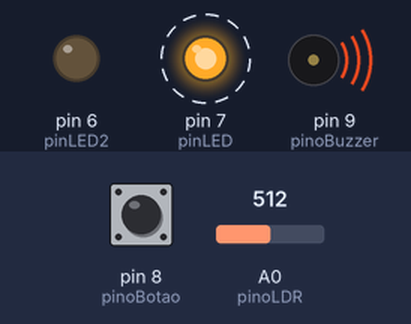
Simulated run of this sketch. Board: Arduino Uno, built with avr-gcc and run on an emulated ATmega328P. On the bench: output pins drawn as LEDs (lit = HIGH), buzzer (waves = sounding). Dashed ring = blinking. The inputs (shaded band) are chosen by the test bench; at power-on: A0 (pinoLDR) = 512, pin 8 (pinoBotao) HIGH.

Above: at 1.25 s.
1.3 s: A0 (pinoLDR) set to 525
At 2.2 s:
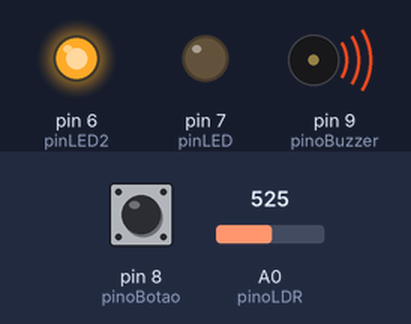
2.9 s: A0 (pinoLDR) set to 511
At 3.15 s:
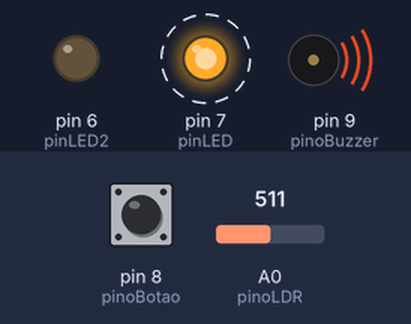
5.9 s: A0 (pinoLDR) set to 716
At 6.9 s:
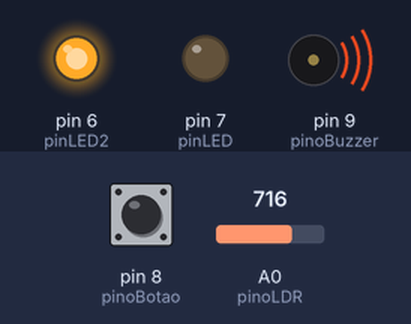
7.4 s: pin 8 (pinoBotao) pulled LOW for 0.25 s
At 8.1 s:
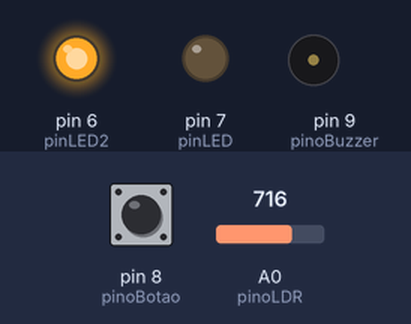
9.1 s: A0 (pinoLDR) set to 502
At 9.35 s:
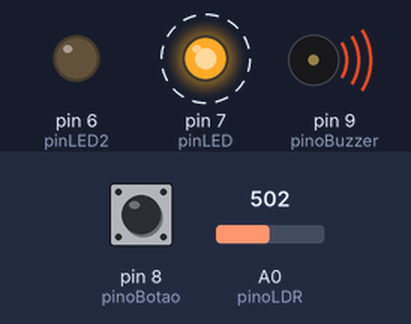
Timing chart, 0 to 13.1 s (numbered marks = the images above; inputs shaded):
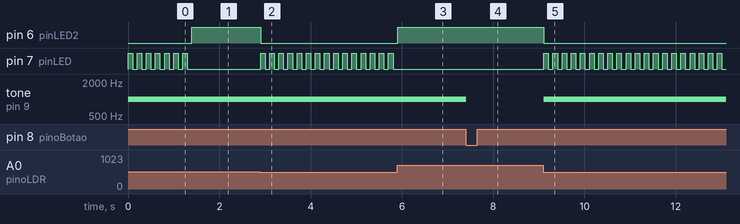

The sketch:

missaoImpossivel.ino
```cpp
// Declaração dos pinos dos componentes
const int pinoLDR = A0;
const int pinoBuzzer = 9;
const int pinoBotao = 8;
const int pinLED = 7;
const int pinLED2 = 6;

// Variáveis gerais
int leituraLDR = 0;
int leituraBotao;

void setup()
{
  // Configura os pinos
  pinMode(pinoLDR, INPUT);
  pinMode(pinoBuzzer, OUTPUT);
  pinMode(pinLED, OUTPUT);
  pinMode(pinLED2, OUTPUT);
  pinMode(pinoBotao, INPUT_PULLUP);
}

void loop()
{
  // le o valor de tensão no pino do LDR
  leituraLDR = analogRead(pinoLDR);
  // le o estado do botao
  leituraBotao = digitalRead(pinoBotao);

  digitalWrite(pinLED2, HIGH);

  // Se existir um obstáculo
  if (leituraLDR <= 512)
  {
    tone(pinoBuzzer, 1000); // aciona o buzzer
    digitalWrite(pinLED2, LOW);
    digitalWrite(pinLED, HIGH);
    delay(100);
    digitalWrite(pinLED, LOW);
  }
  else if (leituraBotao == LOW)
  {                     // senão e o botão estiver pressionado
    noTone(pinoBuzzer); // desliga o buzzer

  }


  delay(100); // aguarda 100 milissegundos para uma nova leitura
}
```

Measured:
- the behaviour switches between 512 and 513 on A0 (pinoLDR) (found by bisection; images 0 and 1)
- after the input at 1.3 s, pin 6 (pinLED2): LOW → HIGH after 0.10 s; pin 7 (pinLED): goes on until 1.3 s, then stays LOW
- after the input at 2.9 s, pin 6 (pinLED2): HIGH → LOW at once; pin 7 (pinLED): alternates HIGH for 0.10 s and LOW for 0.10 s, starting at once
- after the input at 5.9 s, pin 6 (pinLED2): LOW → HIGH at once; pin 7 (pinLED): stops changing and stays LOW
- after the input at 7.4 s, tone on pin 9 (pinoBuzzer): 1000 Hz → silent at once
- after the input at 9.1 s, pin 6 (pinLED2): HIGH → LOW at once; pin 7 (pinLED): alternates HIGH for 0.10 s and LOW for 0.10 s, starting at once; tone on pin 9 (pinoBuzzer): silent → 1000 Hz at once
- by itself, pin 7 (pinLED): alternates HIGH for 0.10 s and LOW for 0.10 s
